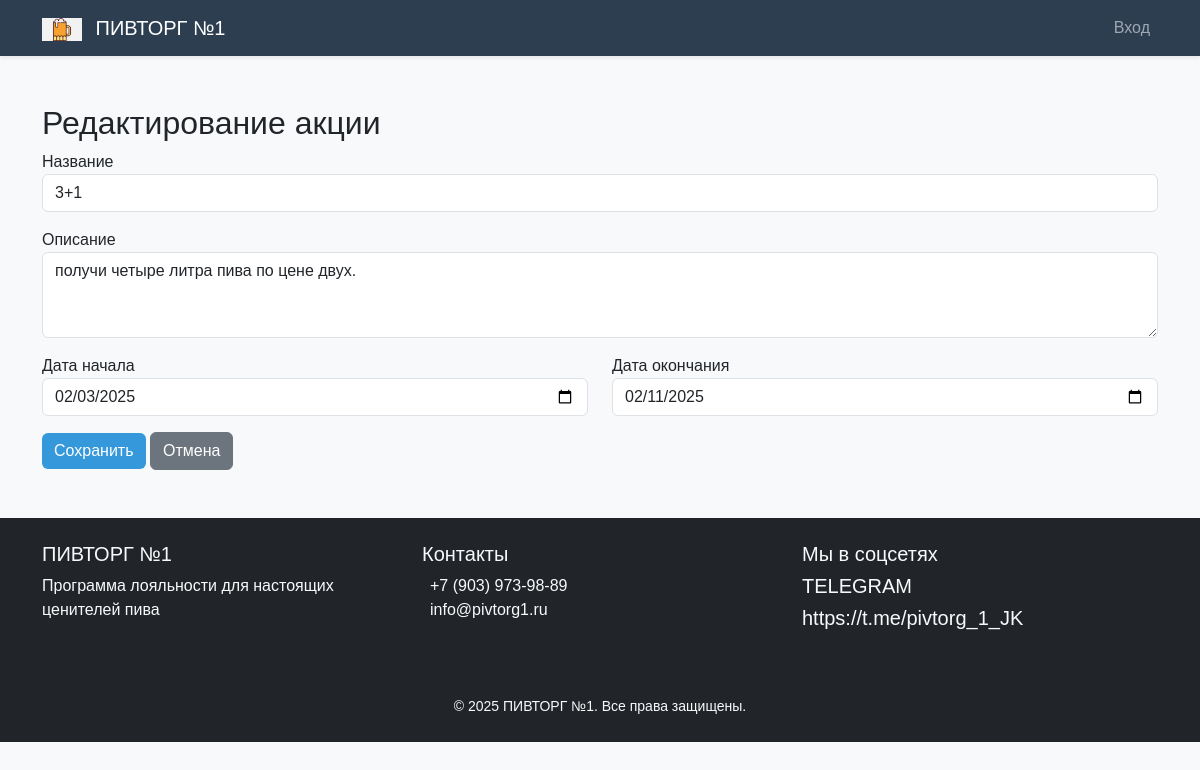
The app's page /admin/promotions/edit/1 (signed in) with its own data.
### tables this page shows
CREATE TABLE promotions (
                id INTEGER PRIMARY KEY AUTOINCREMENT,
                title TEXT NOT NULL,
                description TEXT NOT NULL,
                start_date DATETIME,
                end_date DATETIME
            );

### app.py (the view, shortened to what this page needs)
@application.route('/admin/promotions/edit/<int:id>', methods=['GET', 'POST'])
@admin_required
def edit_promotion(id):
    db = get_db()
    promo = db.execute('SELECT * FROM promotions WHERE id = ?', (id,)).fetchone()
    return render_template('admin/edit_promotion.html', promo=promo)

### app.py (called while the page is built)
def get_db():
    conn = sqlite3.connect(Config.DATABASE)
    conn.row_factory = sqlite3.Row
    return conn

def admin_required(f):
    @wraps(f)
    def decorated_function(*args, **kwargs):
        if not session.get('admin_logged_in'):
            return redirect(url_for('admin_login'))
        return f(*args, **kwargs)
    return decorated_function

### templates/admin/edit_promotion.html (shortened to what this page needs)
{% extends "base.html" %}
{% block content %}
<div class="admin-dashboard">
    <h2>Редактирование акции</h2>
    <form method="POST">
        <div class="mb-3">
            <label>Название</label>
            <input type="text"
                   class="form-control"
                   name="title"
                   value="{{ promo.title }}"
                   required>
        </div>
        <div class="mb-3">
            <label>Описание</label>
            <textarea class="form-control"
                      name="description"
                      rows="3"
                      required>{{ promo.description }}</textarea>
        </div>
        <div class="row">
            <div class="col-md-6 mb-3">
                <label>Дата начала</label>
                <input type="date"
                       class="form-control"
                       name="start_date"
                       value="{{ promo.start_date }}"
                       required>
            </div>
            <div class="col-md-6 mb-3">
                <label>Дата окончания</label>
                <input type="date"
                       class="form-control"
                       name="end_date"
                       value="{{ promo.end_date }}"
                       required>
            </div>
        </div>
        <button type="submit" class="btn btn-primary">Сохранить</button>
        <a href="{{ url_for('manage_promotions') }}" class="btn btn-secondary">
            Отмена
        </a>
    </form>
</div>
{% endblock %}

### static/css/main.css (style rules this page uses)
:root { --primary: #2c3e50; --secondary: #3498db; --success: #27ae60; --danger: #e74c3c; }
body { font-family: 'Arial', sans-serif; background: #f8f9fa; }
.btn-primary { background: var(--secondary); border: none; }

### records on screen
promotions: title "3+1", description "получи четыре литра пива по цене двух.", start_date "02/03/2025", end_date "02/11/2025"
